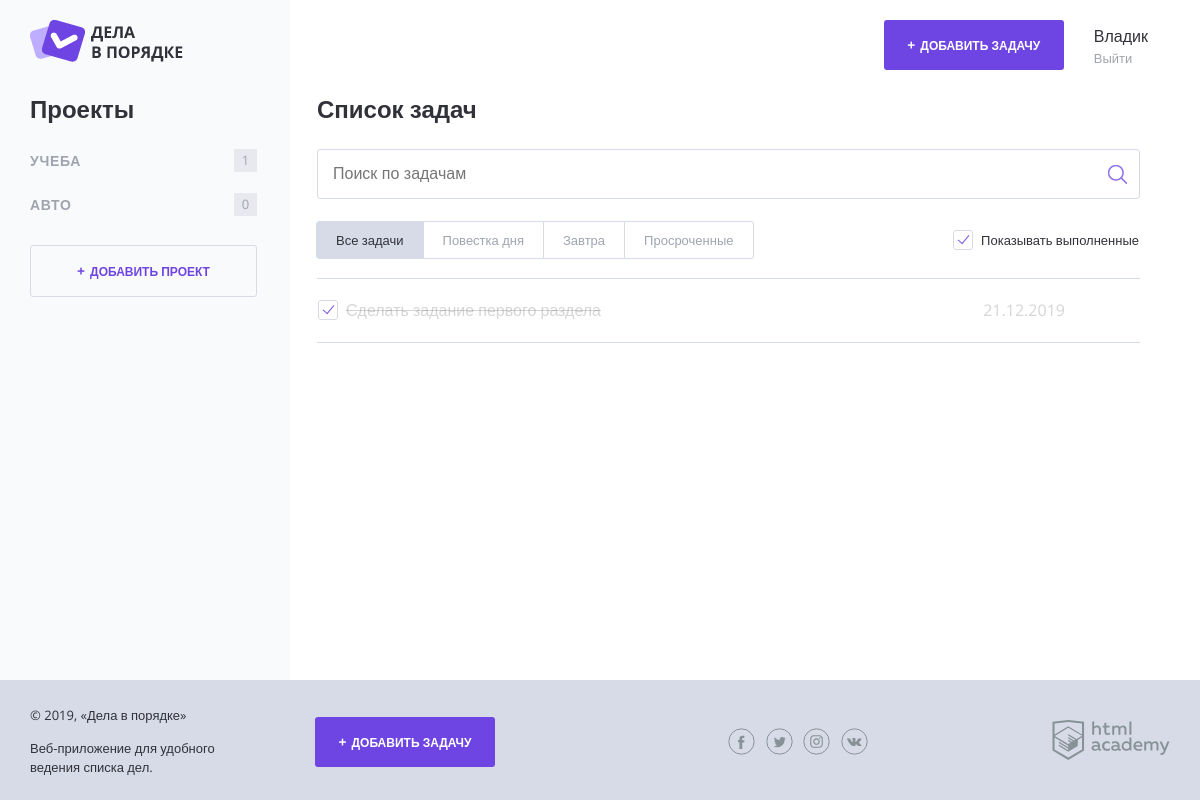
Screenshot of / (signed in) with the database file from the repository.
### tables this page shows
CREATE TABLE projects
(
  id            INT AUTO_INCREMENT PRIMARY KEY,
  title         VARCHAR(125) NOT NULL,
  author_id     INT NOT NULL,
  FOREIGN KEY (author_id) REFERENCES users (id)
);

CREATE TABLE tasks
(
  id             INT AUTO_INCREMENT PRIMARY KEY,
  title          VARCHAR(125) NOT NULL,
  status         BOOLEAN DEFAULT FALSE,
  deadline       DATE,
  file_path      VARCHAR(125),
  project_id     INT NOT NULL,
  author_id      INT NOT NULL,
  FOREIGN KEY (project_id) REFERENCES projects (id),
  FOREIGN KEY (author_id) REFERENCES users (id)
);

### helpers.php (called while the page is built, shortened)
<?php
function include_template(string $name, array $data = []): string {
    $name = 'templates/' . $name;
    extract($data);
    require $name;
    return ob_get_clean();
}
function getProjectTaskCount(string $project_id, array $tasks): int {
    return count(array_keys(array_column($tasks, "project_id"), $project_id));
}
function getRestOfTime(string | null $deadline): int | null {
    $deadline_timestamp = strtotime($deadline);
    $current_date = date_create();
    $current_date_timestamp = date_timestamp_get($current_date);
    return floor(($deadline_timestamp - $current_date_timestamp) / 3600);
}
function normalizeProject(array $project): array
{
    return [
        "id" => (string) $project["id"],
        "title" => $project["title"],
    ];
}
function normalizeProjects(array $projects): array
{
    $result = [];
    foreach ($projects as $project) {
        $result[] = normalizeProject($project);
    }
    return $result;
}
function normalizeTask(array $task): array
{
    $deadline = $task["deadline"] ? date_format(date_create($task["deadline"]),"d.m.Y") : null;
    return [
        "id" => (string) $task["id"],
        "title" => $task["title"],
        "is_completed" => (bool) $task["status"],
        "deadline" => $deadline,
        "project" => $task["project"],
        "project_id" => (string) $task["project_id"],
        "file_path" => $task["file_path"],
    ];
}
function normalizeTasks(array $tasks): array
{
    $result = [];
    foreach ($tasks as $task) {
        $result[] = normalizeTask($task);
    }
    return $result;
}
function getUserAuthentication(): array
{
    return $_SESSION['user'] ?? [];
}

### database/tasks.php (called while the page is built, shortened)
<?php
function getUserTasks(mysqli $connect, int $user_id): array
{
    $query = "SELECT
       tasks.id,
       tasks.title,
       status,
       deadline,
       file_path,
       project_id,
       projects.title as project
    FROM tasks
        INNER JOIN projects on tasks.project_id = projects.id
    WHERE tasks.author_id = ?";
    return fetchData(prepareResult($connect, $query, "i", [$user_id]));
}

### database/helpers.php (called while the page is built, shortened)
<?php
function fetchData($result): array
{
    return mysqli_fetch_all($result, MYSQLI_ASSOC);
}
function prepareResult($connect, $query, string $types = "", array $params = []): mysqli_result
{
    $stmt = mysqli_prepare($connect, $query);
    if ($types !== "") {
        $result = mysqli_stmt_bind_param($stmt, $types, ...$params);
    }
    $result = mysqli_stmt_execute($stmt);
    $result = mysqli_stmt_get_result($stmt);
    return $result;
}

### database/projects.php (called while the page is built)
<?php
function getUserProjects(mysqli $connect, int $user_id): array
{
    $query = "SELECT
       id,
       title
    FROM projects
    WHERE author_id = ?";
    return fetchData(prepareResult($connect, $query, "i", [$user_id]));
}

### config.php (called while the page is built, shortened)
<?php
$title = "Дела в порядке";

### index.php (the view, shortened to what this page needs)
<?php
require_once("config.php");
require_once("db.php");
require_once("helpers.php");
$user = getUserAuthentication();
$project_id = (string) (filter_input(INPUT_GET, 'project_id', FILTER_SANITIZE_SPECIAL_CHARS) ?? null);
$projects = normalizeProjects(getUserProjects($connect, $user["id"]));
$show_complete_tasks = rand(0, 1);
$search = (string) (filter_input(INPUT_GET, 'search', FILTER_SANITIZE_SPECIAL_CHARS) ?? "");
$tasks = $search === "" ?
    normalizeTasks(getUserTasks($connect, $user["id"])) :
    normalizeTasks(getUserTasksSearch($connect, $user["id"], $search));
$tasks_content = include_template("tasks.php", [
    "projects" => $projects,
    "tasks" => $tasks,
    "show_complete_tasks" => $show_complete_tasks,
    "project_id" => $project_id,
    "search" => $search,
]);
$main_template = include_template("main.php", [
    "projects" => $projects,
    "tasks" => $tasks,
    "project_id" => $project_id,
    "main_content" => $tasks_content,
]);
$layout_template = include_template("layout.php", [
    "title" => $title,
    "template" => $main_template,
    "user" => $user,
]);
print($layout_template);

### templates/tasks.php (shortened to what this page needs)
<h2 class="content__main-heading">Список задач</h2>
<form class="search-form" action="/" method="get" autocomplete="off">
    <input
        class="search-form__input"
        type="text"
        id="search"
        name="search"
        value="<?= $search; ?>"
        placeholder="Поиск по задачам"
    >
    <input class="search-form__submit" type="submit" name="" value="Искать">
</form>
<div class="tasks-controls">
    <nav class="tasks-switch">
        <a href="/" class="tasks-switch__item tasks-switch__item--active">Все задачи</a>
        <a href="/" class="tasks-switch__item">Повестка дня</a>
        <a href="/" class="tasks-switch__item">Завтра</a>
        <a href="/" class="tasks-switch__item">Просроченные</a>
    </nav>
    <label class="checkbox">
        <span class="checkbox__text">Показывать выполненные</span>
    </label>
</div>
<table class="tasks">
    <?php endif;
    foreach ($tasks as $task):
        $restOfTime = getRestOfTime($task["deadline"]);
        ?>
        <tr
            class="tasks__item task
                    <?=$task["is_completed"] ? "task--completed" : ""; ?>
                    <?=!$task["is_completed"] && $restOfTime && $restOfTime <= 24 ? "task--important" : ""; ?>"
        >
            <td class="task__select">
                <label class="checkbox task__checkbox">
                    <span class="checkbox__text"><?=htmlspecialchars($task["title"]); ?></span>
                </label>
            </td>
            <td class="task__file">
            </td>
            <td class="task__date"><?=htmlspecialchars($task["deadline"]); ?></td>
            <td class="task__controls">
            </td>
        </tr>
    <?php endforeach; ?>
</table>

### templates/main.php (shortened to what this page needs)
<section class="content__side">
    <h2 class="content__side-heading">Проекты</h2>
    <nav class="main-navigation">
        <ul class="main-navigation__list">
            <?php foreach ($projects as $project): ?>
                <li class="main-navigation__list-item
                        <?=$project_id === $project["id"] ? "main-navigation__list-item--active" : "" ?>"
                >
                    <a
                        class="main-navigation__list-item-link"
                        href="/?project_id=<?=$project["id"]?>"
                    >
                        <?=htmlspecialchars($project["title"]); ?>
                    </a>
                    <span class="main-navigation__list-item-count">
                        <?=getProjectTaskCount($project["id"], $tasks); ?>
                    </span>
                </li>
            <?php endforeach; ?>
        </ul>
    </nav>
    <a class="button button--transparent button--plus content__side-button"
       href="pages/form-project.html" target="project_add">Добавить проект</a>
</section>
<main class="content__main">
    <?=$main_content ?>
</main>

### rows the page displays
projects: title "АВТО", id "0"
tasks: title "Сделать задание первого раздела", deadline "21.12.2019"

### other values shown
$user["name"] "Владик"
$project["title"] "УЧЕБА"
getProjectTaskCount($project["id"], $tasks) "1"
